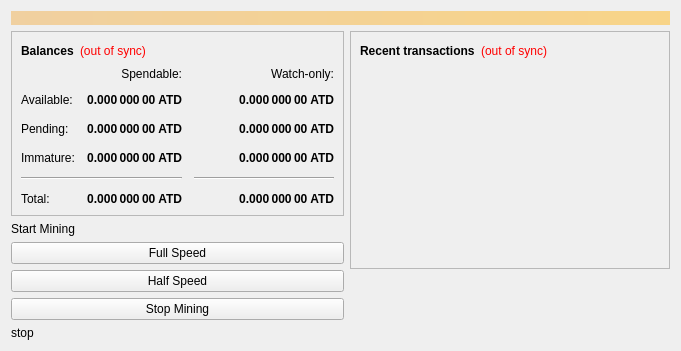
<?xml version="1.0" encoding="UTF-8"?>
<ui version="4.0">
 <class>OverviewPage</class>
 <widget class="QWidget" name="OverviewPage">
  <property name="geometry">
   <rect>
    <x>0</x>
    <y>0</y>
    <width>681</width>
    <height>342</height>
   </rect>
  </property>
  <property name="windowTitle">
   <string>Form</string>
  </property>
  <layout class="QVBoxLayout" name="topLayout">
   <item>
    <widget class="QLabel" name="labelAlerts">
     <property name="visible">
      <bool>false</bool>
     </property>
     <property name="styleSheet">
      <string notr="true">background-color: qlineargradient(x1: 0, y1: 0, x2: 1, y2: 0, stop:0 #F0D0A0, stop:1 #F8D488); color:#000000;</string>
     </property>
     <property name="wordWrap">
      <bool>true</bool>
     </property>
     <property name="margin">
      <number>3</number>
     </property>
    </widget>
   </item>
   <item>
    <layout class="QHBoxLayout" name="horizontalLayout" stretch="1,1">
     <item>
      <layout class="QVBoxLayout" name="verticalLayout_2">
       <item>
        <widget class="QFrame" name="frame">
         <property name="frameShape">
          <enum>QFrame::StyledPanel</enum>
         </property>
         <property name="frameShadow">
          <enum>QFrame::Raised</enum>
         </property>
         <layout class="QVBoxLayout" name="verticalLayout_4">
          <item>
           <layout class="QHBoxLayout" name="horizontalLayout_4">
            <item>
             <widget class="QLabel" name="label_5">
              <property name="font">
               <font>
                <weight>75</weight>
                <bold>true</bold>
               </font>
              </property>
              <property name="text">
               <string>Balances</string>
              </property>
             </widget>
            </item>
            <item>
             <widget class="QLabel" name="labelWalletStatus">
              <property name="cursor">
               <cursorShape>WhatsThisCursor</cursorShape>
              </property>
              <property name="toolTip">
               <string>The displayed information may be out of date. Your wallet automatically synchronizes with the Atdollar network after a connection is established, but this process has not completed yet.</string>
              </property>
              <property name="styleSheet">
               <string notr="true">QLabel { color: red; }</string>
              </property>
              <property name="text">
               <string notr="true">(out of sync)</string>
              </property>
              <property name="alignment">
               <set>Qt::AlignLeading|Qt::AlignLeft|Qt::AlignVCenter</set>
              </property>
             </widget>
            </item>
            <item>
             <spacer name="horizontalSpacer_3">
              <property name="orientation">
               <enum>Qt::Horizontal</enum>
              </property>
              <property name="sizeHint" stdset="0">
               <size>
                <width>40</width>
                <height>20</height>
               </size>
              </property>
             </spacer>
            </item>
           </layout>
          </item>
          <item>
           <layout class="QGridLayout" name="gridLayout">
            <property name="spacing">
             <number>12</number>
            </property>
            <item row="2" column="2">
             <widget class="QLabel" name="labelWatchPending">
              <property name="font">
               <font>
                <weight>75</weight>
                <bold>true</bold>
               </font>
              </property>
              <property name="cursor">
               <cursorShape>IBeamCursor</cursorShape>
              </property>
              <property name="toolTip">
               <string>Unconfirmed transactions to watch-only addresses</string>
              </property>
              <property name="text">
               <string notr="true">0.000 000 00 ATD</string>
              </property>
              <property name="alignment">
               <set>Qt::AlignRight|Qt::AlignTrailing|Qt::AlignVCenter</set>
              </property>
              <property name="textInteractionFlags">
               <set>Qt::LinksAccessibleByMouse|Qt::TextSelectableByKeyboard|Qt::TextSelectableByMouse</set>
              </property>
             </widget>
            </item>
            <item row="2" column="1">
             <widget class="QLabel" name="labelUnconfirmed">
              <property name="font">
               <font>
                <weight>75</weight>
                <bold>true</bold>
               </font>
              </property>
              <property name="cursor">
               <cursorShape>IBeamCursor</cursorShape>
              </property>
              <property name="toolTip">
               <string>Total of transactions that have yet to be confirmed, and do not yet count toward the spendable balance</string>
              </property>
              <property name="text">
               <string notr="true">0.000 000 00 ATD</string>
              </property>
              <property name="alignment">
               <set>Qt::AlignRight|Qt::AlignTrailing|Qt::AlignVCenter</set>
              </property>
              <property name="textInteractionFlags">
               <set>Qt::LinksAccessibleByMouse|Qt::TextSelectableByKeyboard|Qt::TextSelectableByMouse</set>
              </property>
             </widget>
            </item>
            <item row="3" column="2">
             <widget class="QLabel" name="labelWatchImmature">
              <property name="font">
               <font>
                <weight>75</weight>
                <bold>true</bold>
               </font>
              </property>
              <property name="cursor">
               <cursorShape>IBeamCursor</cursorShape>
              </property>
              <property name="toolTip">
               <string>Mined balance in watch-only addresses that has not yet matured</string>
              </property>
              <property name="text">
               <string notr="true">0.000 000 00 ATD</string>
              </property>
              <property name="alignment">
               <set>Qt::AlignRight|Qt::AlignTrailing|Qt::AlignVCenter</set>
              </property>
              <property name="textInteractionFlags">
               <set>Qt::LinksAccessibleByMouse|Qt::TextSelectableByKeyboard|Qt::TextSelectableByMouse</set>
              </property>
             </widget>
            </item>
            <item row="4" column="0" colspan="2">
             <widget class="Line" name="line">
              <property name="orientation">
               <enum>Qt::Horizontal</enum>
              </property>
             </widget>
            </item>
            <item row="4" column="2">
             <widget class="Line" name="lineWatchBalance">
              <property name="sizePolicy">
               <sizepolicy hsizetype="Preferred" vsizetype="Fixed">
                <horstretch>0</horstretch>
                <verstretch>0</verstretch>
               </sizepolicy>
              </property>
              <property name="minimumSize">
               <size>
                <width>140</width>
                <height>0</height>
               </size>
              </property>
              <property name="orientation">
               <enum>Qt::Horizontal</enum>
              </property>
             </widget>
            </item>
            <item row="5" column="0">
             <widget class="QLabel" name="labelTotalText">
              <property name="text">
               <string>Total:</string>
              </property>
             </widget>
            </item>
            <item row="3" column="1">
             <widget class="QLabel" name="labelImmature">
              <property name="font">
               <font>
                <weight>75</weight>
                <bold>true</bold>
               </font>
              </property>
              <property name="cursor">
               <cursorShape>IBeamCursor</cursorShape>
              </property>
              <property name="toolTip">
               <string>Mined balance that has not yet matured</string>
              </property>
              <property name="text">
               <string notr="true">0.000 000 00 ATD</string>
              </property>
              <property name="alignment">
               <set>Qt::AlignRight|Qt::AlignTrailing|Qt::AlignVCenter</set>
              </property>
              <property name="textInteractionFlags">
               <set>Qt::LinksAccessibleByMouse|Qt::TextSelectableByKeyboard|Qt::TextSelectableByMouse</set>
              </property>
             </widget>
            </item>
            <item row="2" column="3">
             <spacer name="horizontalSpacer_2">
              <property name="orientation">
               <enum>Qt::Horizontal</enum>
              </property>
              <property name="sizeHint" stdset="0">
               <size>
                <width>40</width>
                <height>20</height>
               </size>
              </property>
             </spacer>
            </item>
            <item row="3" column="0">
             <widget class="QLabel" name="labelImmatureText">
              <property name="text">
               <string>Immature:</string>
              </property>
             </widget>
            </item>
            <item row="5" column="1">
             <widget class="QLabel" name="labelTotal">
              <property name="font">
               <font>
                <weight>75</weight>
                <bold>true</bold>
               </font>
              </property>
              <property name="cursor">
               <cursorShape>IBeamCursor</cursorShape>
              </property>
              <property name="toolTip">
               <string>Your current total balance</string>
              </property>
              <property name="text">
               <string notr="true">0.000 000 00 ATD</string>
              </property>
              <property name="alignment">
               <set>Qt::AlignRight|Qt::AlignTrailing|Qt::AlignVCenter</set>
              </property>
              <property name="textInteractionFlags">
               <set>Qt::LinksAccessibleByMouse|Qt::TextSelectableByKeyboard|Qt::TextSelectableByMouse</set>
              </property>
             </widget>
            </item>
            <item row="5" column="2">
             <widget class="QLabel" name="labelWatchTotal">
              <property name="font">
               <font>
                <weight>75</weight>
                <bold>true</bold>
               </font>
              </property>
              <property name="cursor">
               <cursorShape>IBeamCursor</cursorShape>
              </property>
              <property name="toolTip">
               <string>Current total balance in watch-only addresses</string>
              </property>
              <property name="text">
               <string notr="true">0.000 000 00 ATD</string>
              </property>
              <property name="alignment">
               <set>Qt::AlignRight|Qt::AlignTrailing|Qt::AlignVCenter</set>
              </property>
              <property name="textInteractionFlags">
               <set>Qt::LinksAccessibleByMouse|Qt::TextSelectableByKeyboard|Qt::TextSelectableByMouse</set>
              </property>
             </widget>
            </item>
            <item row="0" column="2">
             <widget class="QLabel" name="labelWatchonly">
              <property name="text">
               <string>Watch-only:</string>
              </property>
              <property name="alignment">
               <set>Qt::AlignRight|Qt::AlignTrailing|Qt::AlignVCenter</set>
              </property>
             </widget>
            </item>
            <item row="1" column="0">
             <widget class="QLabel" name="labelBalanceText">
              <property name="text">
               <string>Available:</string>
              </property>
             </widget>
            </item>
            <item row="1" column="1">
             <widget class="QLabel" name="labelBalance">
              <property name="font">
               <font>
                <weight>75</weight>
                <bold>true</bold>
               </font>
              </property>
              <property name="cursor">
               <cursorShape>IBeamCursor</cursorShape>
              </property>
              <property name="toolTip">
               <string>Your current spendable balance</string>
              </property>
              <property name="text">
               <string notr="true">0.000 000 00 ATD</string>
              </property>
              <property name="alignment">
               <set>Qt::AlignRight|Qt::AlignTrailing|Qt::AlignVCenter</set>
              </property>
              <property name="textInteractionFlags">
               <set>Qt::LinksAccessibleByMouse|Qt::TextSelectableByKeyboard|Qt::TextSelectableByMouse</set>
              </property>
             </widget>
            </item>
            <item row="2" column="0">
             <widget class="QLabel" name="labelPendingText">
              <property name="text">
               <string>Pending:</string>
              </property>
             </widget>
            </item>
            <item row="1" column="2">
             <widget class="QLabel" name="labelWatchAvailable">
              <property name="font">
               <font>
                <weight>75</weight>
                <bold>true</bold>
               </font>
              </property>
              <property name="cursor">
               <cursorShape>IBeamCursor</cursorShape>
              </property>
              <property name="toolTip">
               <string>Your current balance in watch-only addresses</string>
              </property>
              <property name="text">
               <string notr="true">0.000 000 00 ATD</string>
              </property>
              <property name="alignment">
               <set>Qt::AlignRight|Qt::AlignTrailing|Qt::AlignVCenter</set>
              </property>
              <property name="textInteractionFlags">
               <set>Qt::LinksAccessibleByMouse|Qt::TextSelectableByKeyboard|Qt::TextSelectableByMouse</set>
              </property>
             </widget>
            </item>
            <item row="0" column="1">
             <widget class="QLabel" name="labelSpendable">
              <property name="text">
               <string>Spendable:</string>
              </property>
              <property name="alignment">
               <set>Qt::AlignRight|Qt::AlignTrailing|Qt::AlignVCenter</set>
              </property>
             </widget>
            </item>
           </layout>
          </item>
         </layout>
        </widget>
       </item>
       <item>
        <widget class="QLabel" name="mininglabel">
         <property name="text">
          <string>&lt;html&gt;&lt;head/&gt;&lt;body&gt;&lt;p&gt;Start Mining&lt;/p&gt;&lt;/body&gt;&lt;/html&gt;</string>
         </property>
        </widget>
       </item>
       <item>
        <widget class="QPushButton" name="fullmining">
         <property name="text">
          <string>Full Speed</string>
         </property>
        </widget>
       </item>
       <item>
        <widget class="QPushButton" name="halfmining">
         <property name="text">
          <string>Half Speed</string>
         </property>
        </widget>
       </item>
       <item>
        <widget class="QPushButton" name="stopmining">
         <property name="text">
          <string>Stop Mining</string>
         </property>
        </widget>
       </item>
       <item>
        <widget class="QLabel" name="miningstatus">
         <property name="text">
          <string>stop</string>
         </property>
        </widget>
       </item>
       <item>
        <spacer name="verticalSpacer">
         <property name="orientation">
          <enum>Qt::Vertical</enum>
         </property>
         <property name="sizeHint" stdset="0">
          <size>
           <width>20</width>
           <height>40</height>
          </size>
         </property>
        </spacer>
       </item>
      </layout>
     </item>
     <item>
      <layout class="QVBoxLayout" name="verticalLayout_3">
       <item>
        <widget class="QFrame" name="frame_2">
         <property name="frameShape">
          <enum>QFrame::StyledPanel</enum>
         </property>
         <property name="frameShadow">
          <enum>QFrame::Raised</enum>
         </property>
         <layout class="QVBoxLayout" name="verticalLayout">
          <item>
           <layout class="QHBoxLayout" name="horizontalLayout_2">
            <item>
             <widget class="QLabel" name="label_4">
              <property name="font">
               <font>
                <weight>75</weight>
                <bold>true</bold>
               </font>
              </property>
              <property name="text">
               <string>Recent transactions</string>
              </property>
             </widget>
            </item>
            <item>
             <widget class="QLabel" name="labelTransactionsStatus">
              <property name="cursor">
               <cursorShape>WhatsThisCursor</cursorShape>
              </property>
              <property name="toolTip">
               <string>The displayed information may be out of date. Your wallet automatically synchronizes with the Atdollar network after a connection is established, but this process has not completed yet.</string>
              </property>
              <property name="styleSheet">
               <string notr="true">QLabel { color: red; }</string>
              </property>
              <property name="text">
               <string notr="true">(out of sync)</string>
              </property>
              <property name="alignment">
               <set>Qt::AlignRight|Qt::AlignTrailing|Qt::AlignVCenter</set>
              </property>
             </widget>
            </item>
            <item>
             <spacer name="horizontalSpacer">
              <property name="orientation">
               <enum>Qt::Horizontal</enum>
              </property>
              <property name="sizeHint" stdset="0">
               <size>
                <width>40</width>
                <height>20</height>
               </size>
              </property>
             </spacer>
            </item>
           </layout>
          </item>
          <item>
           <widget class="QListView" name="listTransactions">
            <property name="styleSheet">
             <string notr="true">QListView { background: transparent; }</string>
            </property>
            <property name="frameShape">
             <enum>QFrame::NoFrame</enum>
            </property>
            <property name="verticalScrollBarPolicy">
             <enum>Qt::ScrollBarAlwaysOff</enum>
            </property>
            <property name="horizontalScrollBarPolicy">
             <enum>Qt::ScrollBarAlwaysOff</enum>
            </property>
            <property name="selectionMode">
             <enum>QAbstractItemView::NoSelection</enum>
            </property>
           </widget>
          </item>
         </layout>
        </widget>
       </item>
       <item>
        <spacer name="verticalSpacer_2">
         <property name="orientation">
          <enum>Qt::Vertical</enum>
         </property>
         <property name="sizeHint" stdset="0">
          <size>
           <width>20</width>
           <height>40</height>
          </size>
         </property>
        </spacer>
       </item>
      </layout>
     </item>
    </layout>
   </item>
  </layout>
 </widget>
 <resources/>
 <connections/>
</ui>
